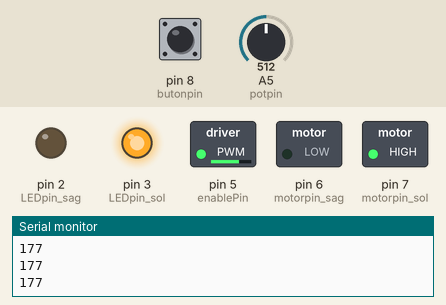
Bench run of a sketch on a simulated Arduino Uno, built with avr-gcc and run on an emulated ATmega328P. Shown: switched loads named in the sketch (green lamp = pin HIGH), output pins drawn as LEDs (lit = HIGH), the last lines printed to the serial monitor. The inputs (shaded band) are chosen by the test bench; at power-on: A5 (potpin) = 512, pin 8 (butonpin) LOW.

Above: at 1.2 s.
1.3 s: A5 (potpin) set to 716
At 1.7 s:
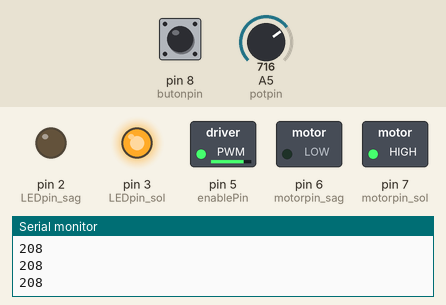
2.8 s: pin 8 (butonpin) pulled HIGH for 0.15 s
At 2.88 s:
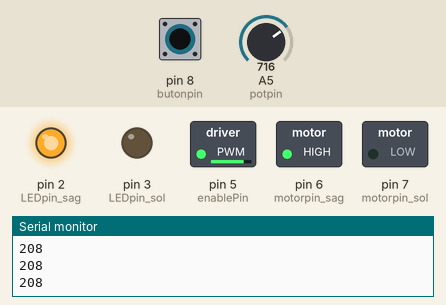
4.4 s: A5 (potpin) set to 122
At 5.4 s:
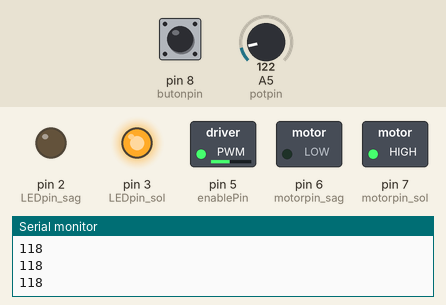
5.9 s: pin 8 (butonpin) pulled HIGH for 1 s
At 6.7 s:
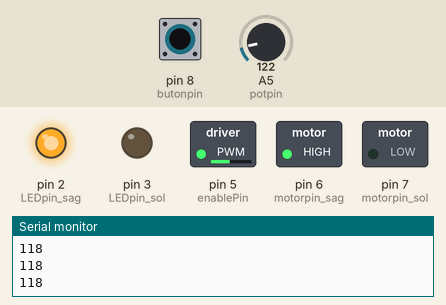
8.4 s: pin 8 (butonpin) pulled HIGH for 3.2 s
At 12.8 s:
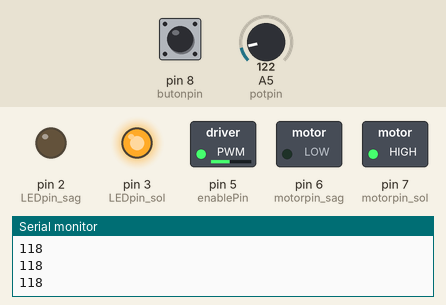
13.1 s: A5 (potpin) set to 511
At 14.3 s:
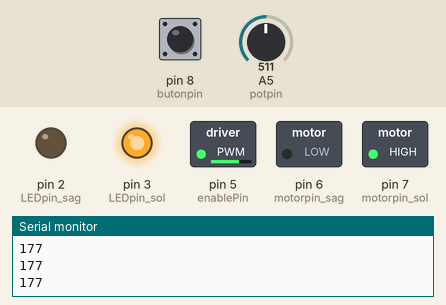
Timing chart, 0 to 15.6 s (numbered marks = the images above; inputs shaded):
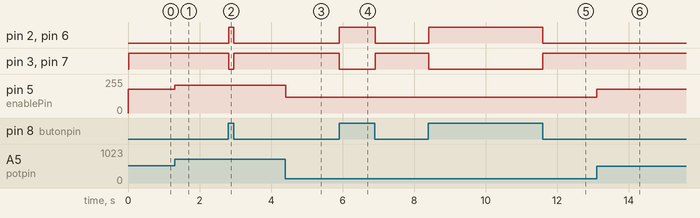

Measured:
- after the input at 1.3 s, pin 5 (enablePin): 177/255 → 208/255 at once
- after the input at 2.8 s, pin 2 (LEDpin_sag), pin 6 (motorpin_sag): LOW → HIGH at once, → LOW 0.14 s later; pin 3 (LEDpin_sol), pin 7 (motorpin_sol): HIGH → LOW at once, → HIGH 0.14 s later
- after the input at 4.4 s, pin 5 (enablePin): 208/255 → 118/255 at once
- after the input at 5.9 s, pin 2 (LEDpin_sag), pin 6 (motorpin_sag): LOW → HIGH at once, → LOW 1.0 s later; pin 3 (LEDpin_sol), pin 7 (motorpin_sol): HIGH → LOW at once, → HIGH 1.0 s later
- after the input at 8.4 s, pin 2 (LEDpin_sag), pin 6 (motorpin_sag): LOW → HIGH at once, → LOW 3.2 s later; pin 3 (LEDpin_sol), pin 7 (motorpin_sol): HIGH → LOW at once, → HIGH 3.2 s later
- after the input at 13.1 s, pin 5 (enablePin): 118/255 → 177/255 at once

The sketch:

6.1.3._DA_motor_hiz_yon_kontrolu_pot_ve_butonlu.ino
```cpp
const int LEDpin_sag=2;  //motor sağa dönünce yanacak ledin pini atanır.
const int LEDpin_sol=3;  //motor sola dönünce yanacak ledin pini atanır.

const int enablePin=5;  //L293D entegrenin enable pini atanır.
const int motorpin_sag=6;  //motoru sağa döndüren pin atanır.
const int motorpin_sol=7;  //motoru sola döndüren pin atanır.

const int butonpin=8;  //buton pini atanır.

const int potpin=A5;  //pot analog pin atanır.
int deger;  //value değeri int olarak atanır.

void setup() {

Serial.begin(9600);  //seri veri iletişimi başlatılır.
pinMode(LEDpin_sag,OUTPUT); // LED pinleri çıkış olarak tanımlanır.
pinMode(LEDpin_sol,OUTPUT);

pinMode(butonpin, INPUT);  //buton pin giriş olarak tanımlanır.

pinMode(motorpin_sag,OUTPUT); //motor sağ, sol ve enable pin çıkış olarak tanımlanır.
pinMode(motorpin_sol, OUTPUT);
pinMode(enablePin,OUTPUT);
}

void loop() {
deger=analogRead(potpin); //okunan analog değer deger isimli değişkene atanır
deger=map(deger,0,1023,100,255); //deger isimli değişken 100 ile 250 arası çıkış değerine dönüştürülür
Serial.println(deger); //okunan değer seriport ekrana yazdırılır.
analogWrite(enablePin, deger); //100 ile 250 arası okunan analog değer enablepin yardımıyla motorun hızını kontrol eder.
delay(15);

if(digitalRead(butonpin)== HIGH) //eğer sürgülü buton sağ tarafa çekilirse..
{
digitalWrite(motorpin_sag,HIGH); //motor sağa döner.
digitalWrite(motorpin_sol,LOW);
digitalWrite(LEDpin_sag, HIGH); //sağdaki LED yanar.
digitalWrite(LEDpin_sol, LOW);
}
else  //eğer sürgülü buton sol tarafa çekilirse...
{
digitalWrite(motorpin_sag, LOW);
digitalWrite(motorpin_sol, HIGH); //motor sola döner.
digitalWrite(LEDpin_sag, LOW);
digitalWrite(LEDpin_sol, HIGH);  //soldaki LED yanar.
}
}
```
